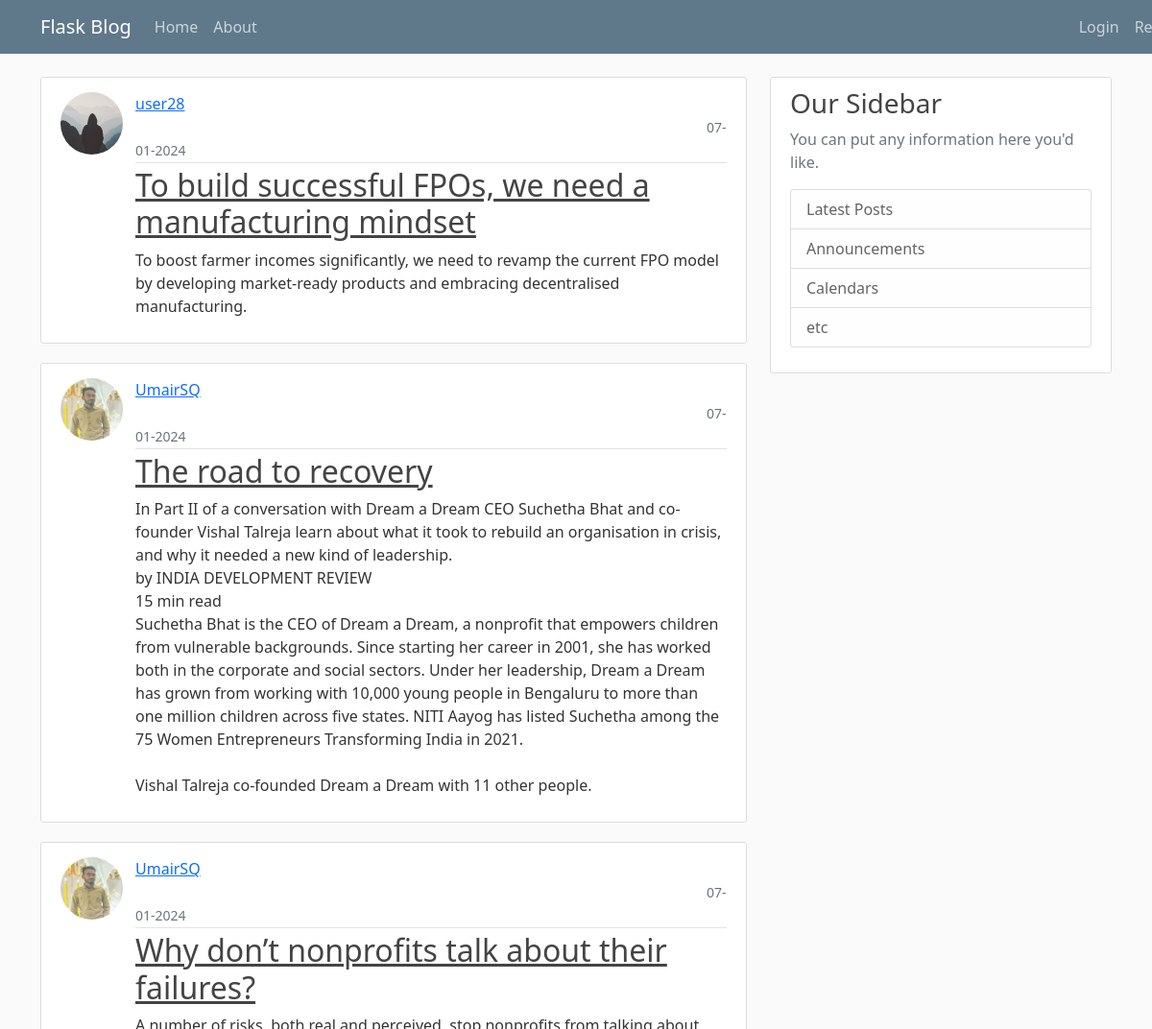
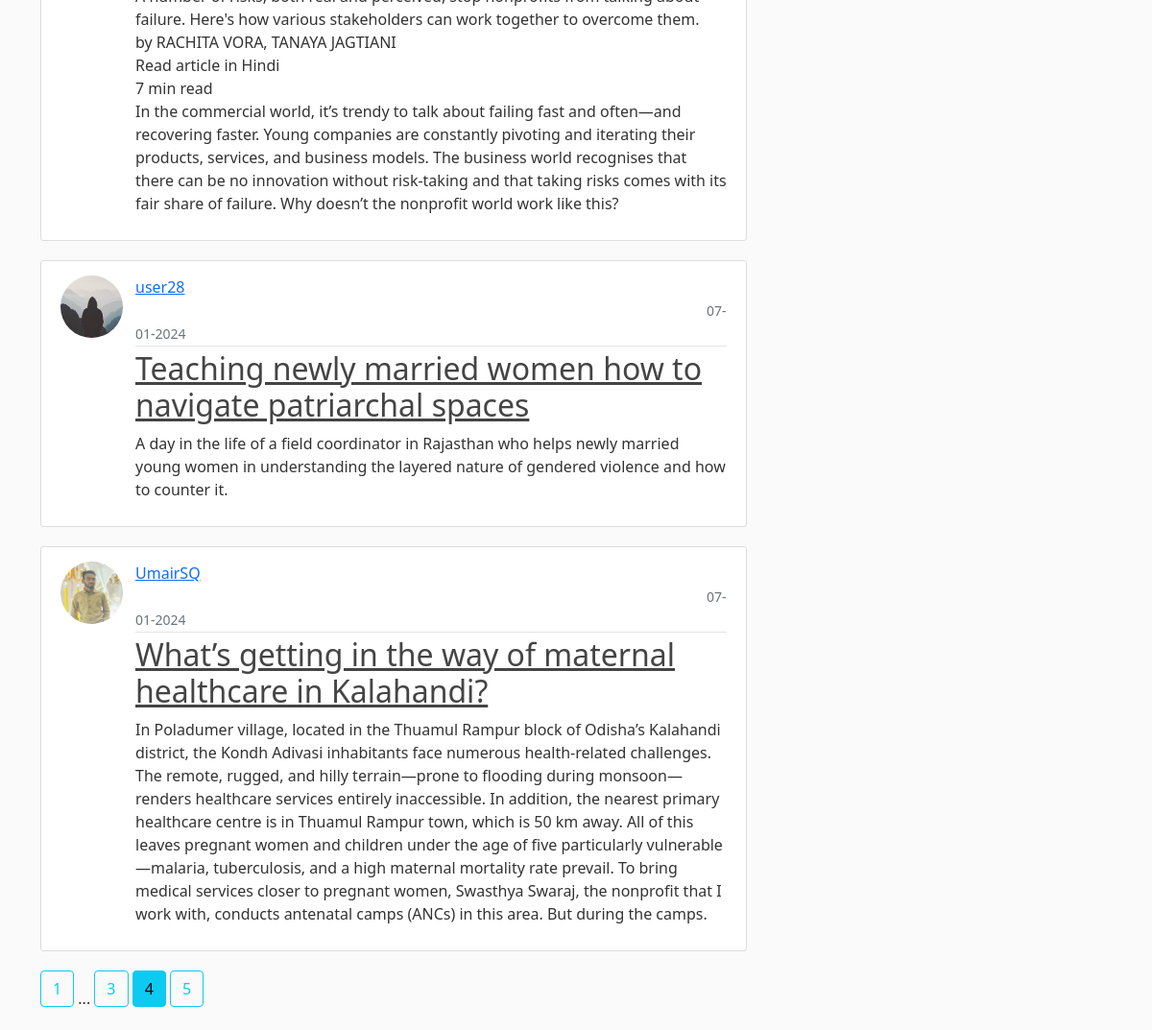
/home?page=4, run on the app's committed database (2 pictures, top to bottom).
### flaskblog/models.py (models this page shows, shortened)
class Post(db.Model):
    id = db.Column(db.Integer, primary_key=True)
    title = db.Column(db.String(100), nullable=True)
    date_posted = db.Column(db.DateTime, nullable=False, default=datetime.utcnow)
    content = db.Column(db.Text, nullable=False)
    user_id = db.Column(db.Integer, db.ForeignKey('user.id'), nullable=False)

class User(db.Model, UserMixin):
    id = db.Column(db.Integer, primary_key=True)
    username = db.Column(db.String(20), unique=True, nullable=False)
    email = db.Column(db.String(35), unique=True, nullable=False)
    password = db.Column(db.String(30), nullable=False)
    image_file = db.Column(db.String(60), nullable=False, default='default.jpg')
    posts = db.relationship('Post', backref='author', lazy=True)

### flaskblog/routes.py (the view)
@app.route('/')
@app.route('/home')
def home():
    page = request.args.get('page', 1, type=int)
    posts = Post.query.order_by(Post.date_posted.desc()).paginate(page=page, per_page=5)                  #this code displays only specified 'per_page' no. of blog posts on the 1 page
    return render_template('home.html', posts=posts)                                    #the oredr_by(Post.date_posted.desc()) displays the newest/latest posts on the top

### flaskblog/templates/home.html (shortened to what this page needs)
{% extends "base.html" %}
{% block content %}
{% for post in posts.items %}
<article class="media content-section">
    <img id="move1" class="rounded-circle article-img" src="{{ url_for('static', filename = 'profile_pics/' + post.author.image_file) }}" >
    <div class="media-body" id="move">
        <div class="article-metadata"  >
            <a class="mr-2" href="{{ url_for('user_post', username=post.author.username) }}">{{ post.author.username }}</a>
            <small class="text-muted " style="margin-left:595px">{{ post.date_posted.strftime('%d-%m-%Y') }}</small>
        </div>
        <h2><a class="article-title" href="{{ url_for('post', post_id=post.id) }}">{{ post['title'] }}</a></h2>
        <p class="article-content">{{ post['content'] }}</p>
    </div>
</article>
{% endfor %}
{% for page_num in posts.iter_pages(left_edge=1, right_edge=1, left_current=1, right_current=2) %}
   {% if page_num %}
      {% if posts.page == page_num %}
         <a class="btn btn-info mb-4" href="{{ url_for('home', page=page_num) }}">{{ page_num }}</a>
      {% else %}
        <a class="btn btn-outline-info mb-4" href="{{ url_for('home', page=page_num) }}">{{ page_num }}</a>
      {% endif %}
   {% else %}
      ...
   {% endif %}
{% endfor %}
{% endblock content %}

### flaskblog/static/main.css (style rules this page uses)
body { background: #fafafa; color: #333333; margin-top: 5rem; }
h1, h2, h3, h4, h5, h6 { color: #444444; }
.content-section { background: #ffffff; padding: 10px 20px; border: 1px solid #dddddd; border-radius: 3px; margin-bottom: 20px; }
.article-title { color: #444444; }
.article-content { white-space: pre-line; }
.article-img { height: 65px; width: 65px; margin-right: 16px; }
.article-metadata { padding-bottom: 1px; margin-bottom: 4px; border-bottom: 1px solid #e3e3e3 }

### flaskblog/templates/home.html (style rules this page uses)
#move { margin-left: 78px; margin-top: -65px; }
#move1 { margin-top: 5px; }

### data on the page
Post: image_file (placeholder picture), author.username "user28", date_posted "07-01-2024", title "To build successful FPOs, we need a manufacturing mindset", content "To boost farmer incomes significantly, we need to revamp the current FPO model by developing market-ready products and embracing decentralised manufacturing."
Post: image_file (picture), author.username "UmairSQ", date_posted "07-01-2024", title "The road to recovery", content "In Part II of a conversation with Dream a Dream CEO Suchetha Bhat and co-founder Vishal Talreja learn about what it took to rebuild an organisation in crisis, and why it needed a new kind of leadership. by INDIA DEVELOPMENT REVIEW 15 min read Suchetha Bhat is the CEO of Dream a Dream, a nonprofit that empowers children from vulnerable backgrounds. Since starting her career in 2001, she has worked both in the corporate and social sectors. Under her leadership, Dream a Dream has grown from working with 10,000 young people in Bengaluru to more than one million children across five states. NITI Aayog has listed Suchetha among the 75 Women Entrepreneurs Transforming India in 2021. Vishal Talreja…"
Post: image_file (picture), author.username "UmairSQ", date_posted "07-01-2024", title "Why don’t nonprofits talk about their failures?", content "A number of risks, both real and perceived, stop nonprofits from talking about failure. Here's how various stakeholders can work together to overcome them. by RACHITA VORA, TANAYA JAGTIANI Read article in Hindi 7 min read In the commercial world, it’s trendy to talk about failing fast and often—and recovering faster. Young companies are constantly pivoting and iterating their products, services, and business models. The business world recognises that there can be no innovation without risk-taking and that taking risks comes with its fair share of failure. Why doesn’t the nonprofit world work like this?"
Post: image_file (placeholder picture), author.username "user28", date_posted "07-01-2024", title "Teaching newly married women how to navigate patriarchal spaces", content "A day in the life of a field coordinator in Rajasthan who helps newly married young women in understanding the layered nature of gendered violence and how to counter it."
Post: image_file (picture), author.username "UmairSQ", date_posted "07-01-2024", title "What’s getting in the way of maternal healthcare in Kalahandi?", content "In Poladumer village, located in the Thuamul Rampur block of Odisha’s Kalahandi district, the Kondh Adivasi inhabitants face numerous health-related challenges. The remote, rugged, and hilly terrain—prone to flooding during monsoon—renders healthcare services entirely inaccessible. In addition, the nearest primary healthcare centre is in Thuamul Rampur town, which is 50 km away. All of this leaves pregnant women and children under the age of five particularly vulnerable—malaria, tuberculosis, and a high maternal mortality rate prevail. To bring medical services closer to pregnant women, Swasthya Swaraj, the nonprofit that I work with, conducts antenatal camps (ANCs) in this area. But during…"

### other printed values
{{ page_num }} "1" "3" "5"
{{ page_num }} "4"
